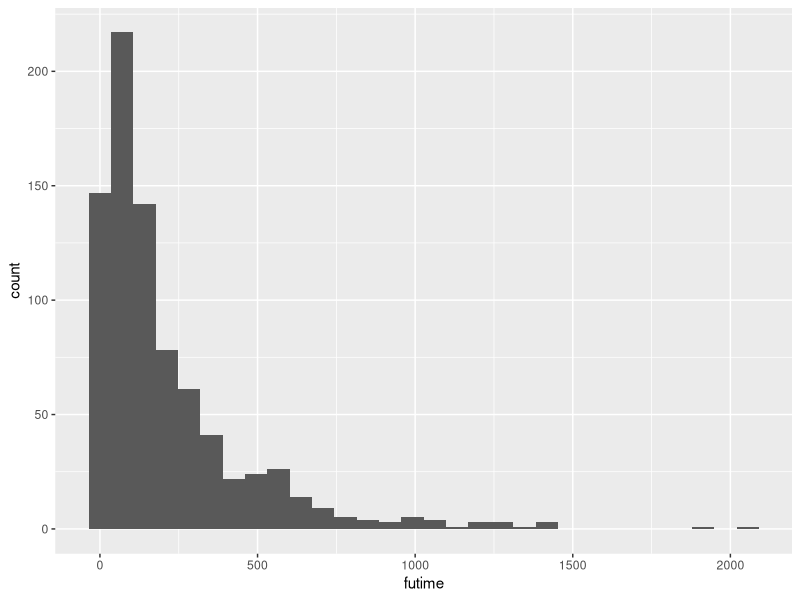
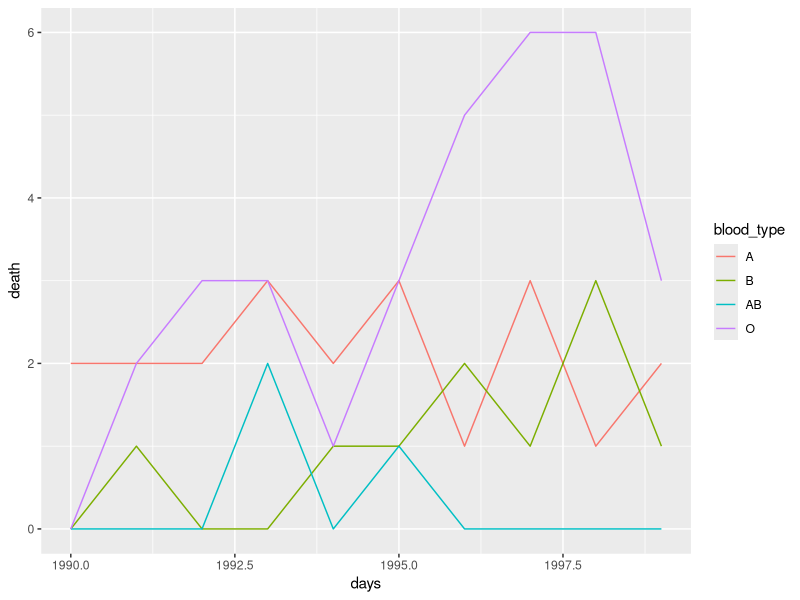

Source code (R) for these figures, in order:
## ---- chunk 1
library(ggplot2)
library(dplyr)
## ---- chunk 2
library(survival)
data(transplant)
min(transplant$year)
max(transplant$year)
## ---- chunk 3
ggplot(transplant, aes(x = futime)) + geom_histogram()
## ---- chunk 4
transplant <- transplant %>%
                  filter(event != 'censored')

bins <- c(0, 100, 200, 300, 400, 500, Inf)

labels <- c('0-100', '101-200', '201-300', '301-400', '401-500', '>500')

transplant <- transplant %>%
  mutate(time_group = cut(futime, breaks = bins, labels = labels, include.lowest = TRUE, right = FALSE))
  
fractions <- transplant %>%
      group_by(year, abo) %>%
      summarise(sum(event == 'death'), .groups = 'drop')

colnames(fractions) <- c("days", "blood_type", "death")

fractions
## ---- chunk 5
ggplot(fractions, aes(x = days, y = death, group = blood_type, color = blood_type)) + geom_line()
